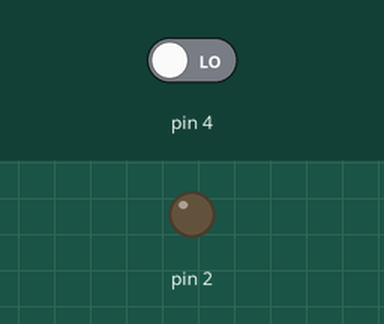
Simulated run of this sketch. Board: Arduino Uno, built with avr-gcc and run on an emulated ATmega328P. Shown: output pins drawn as LEDs (lit = HIGH). The test bench sets the inputs (shaded band); at power-on: pin 4 LOW.

Above: at 1.2 s.
1.3 s: pin 4 driven HIGH
At 2.1 s:
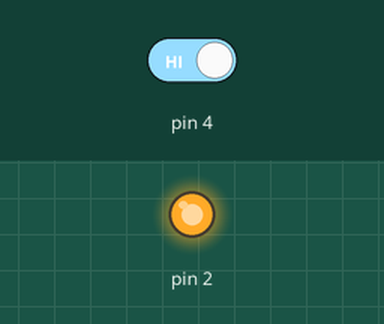
2.8 s: pin 4 driven LOW
At 3.3 s:
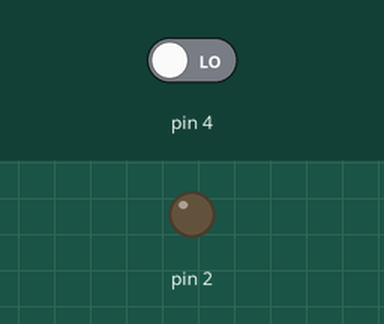
Timing chart, 0 to 5.8 s (numbered marks = the images above; inputs shaded):
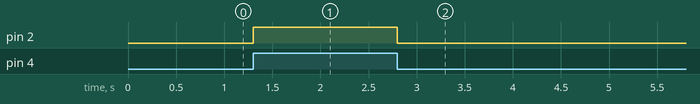

Measured:
- after the input at 1.3 s, pin 2: LOW → HIGH at once
- after the input at 2.8 s, pin 2: HIGH → LOW at once

The sketch:

02-digitalRead_Button_.ino
```cpp
void setup()
{
  pinMode(2,OUTPUT);
  pinMode(4,INPUT);
}
void loop()
{
  if(digitalRead(4) == HIGH){
  digitalWrite(2,HIGH);
  }
  else{
    digitalWrite(2,LOW);}
}
```
